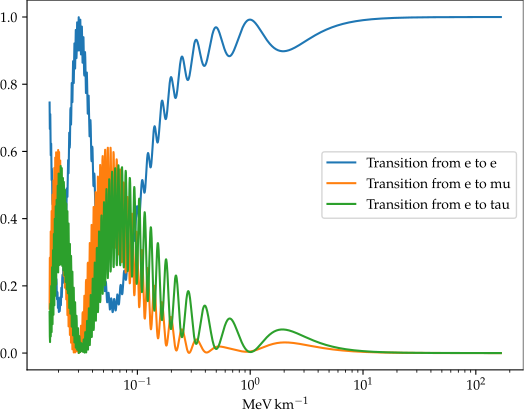

Recreate this plot in Python.
import numpy as np  # type: ignore
import nptyping as npt # type: ignore
from typing import Any, Optional, Tuple
import matplotlib.pyplot as plt # type: ignore
from astropy.constants import codata2018 as ac # type: ignore
import astropy.units as u # type: ignore
from astropy.visualization import quantity_support  # type: ignore

neutrino_names = ['e', 'mu', 'tau']

m_min = 0 * u.eV

def osc_probability(
    E_over_L: npt.NDArray[float],
    initial_flavour: int = 0,
    final_flavour: int = 1,
    ordering: str = 'normal',
    ):
    """
    Probability of oscillation

    Args:
        E_over_L (float): in eV**2
        initial_flavour (int): number between 0=e, 1=mu, 2=tau
        final_flavour (int): number between 0=e, 1=mu, 2=tau
        ordering (str): either normal or inverted
    """

    masses, mixing_matrix = prepare_oscillation_parameters(ordering)

    return abs(np.sum(
        np.conj(mixing_matrix[initial_flavour, :, np.newaxis]) *
        mixing_matrix[final_flavour, :, np.newaxis] *
        np.exp(- 1j * masses[:, np.newaxis]**2
               / E_over_L[np.newaxis, :]
               / 2),
        axis=0
    ))**2


def matrix(theta_12: float, theta_13: float, theta_23: float, delta_CP: float):

    c12 = np.cos(theta_12)
    c13 = np.cos(theta_13)
    c23 = np.cos(theta_23)

    s12 = np.sin(theta_12)
    s13 = np.sin(theta_13)
    s23 = np.sin(theta_23)

    return np.array([
        [
            c12*c13,
            s12*c13,
            s13*np.exp(-1j*delta_CP)
        ],
        [
            -s12*c23-c12*s23*s13*np.exp(1j*delta_CP),
            c12*c23 - s12*s13*s23*np.exp(1j * delta_CP),
            s23*c13
        ],
        [
            s12*s23 - c12*c23*s13*np.exp(1j*delta_CP),
            -c12*s23 - s12*c23*s13*np.exp(1j * delta_CP),
            c23*c13
        ]
    ])


@u.quantity_input
def osc_plot(
    E_over_L,
    # E_over_L: u.Quantity[u.MeV / u.km],
    op: np.ndarray, 
    initial: int, 
    final: int
    ):

    with quantity_support():

        plt.semilogx(
            E_over_L, op, label=f'Transition from {neutrino_names[initial]} to {neutrino_names[final]}')

@u.quantity_input
def flux_plot(
    L_over_E,
    # L_over_E: u.Quantity[u.km / u.MeV],
    op: np.ndarray, 
    flux: np.ndarray, 
    **kwargs):

    with quantity_support():
        plt.plot(L_over_E, op * flux, **kwargs)
        plt.plot(L_over_E, flux, ls=':')


def flux(E: np.ndarray):
    """ Parametrization from https://arxiv.org/abs/0807.3203, 
    where the energy is in MeV (?)
    """
    # E /= 1.2

    # energy and momentum of the emitted positron
    Ep = E - 1.29333236  # Energy minus neutron-proton mass difference
    pp = np.sqrt(Ep**2 - 0.51099895**2)  # proton energy minus positron mass

    return (
        .58 * np.exp(.87 - .16*E - .091*E**2) +
        .30 * np.exp(.896 - .239*E - .0981*E**2) +
        .07 * np.exp(.976 - .162*E - .079*E**2) +
        .05 * np.exp(.793 - .08*E - .1085*E**2)
    ) * Ep * pp * E**2


def prepare_oscillation_parameters(ordering: str = 'normal') -> Tuple[npt.NDArray[(3, ), float], npt.NDArray[(3, 3), np.complex128]]:

    # based on the values given in http://arxiv.org/abs/1507.05613

    if ordering == 'normal':
        theta_12 = np.arcsin(np.sqrt(.308))
        theta_13 =  np.arcsin(np.sqrt(.1)) / 2
        # theta_13 = np.arcsin(np.sqrt(.0234))
        theta_23 = np.arcsin(np.sqrt(.437))
        delta_m21_square = 7.54e-5 * u.eV**2
        delta_m31_square = 2.47e-3 * u.eV**2
        delta_CP = 1.39 * np.pi

        m1 = m_min
        m2 = np.sqrt(delta_m21_square + m1**2)
        m3 = np.sqrt(delta_m31_square + m1**2)

    elif ordering == 'inverted':
        theta_12 = np.arcsin(np.sqrt(.308))
        theta_13 = np.arcsin(np.sqrt(.0240))
        theta_23 = np.arcsin(np.sqrt(.455))
        delta_m21_square = 7.54e-5 * u.eV**2
        delta_m31_square = -2.42e-3 * u.eV**2
        delta_CP = 1.31 * np.pi

        m3 = m_min
        m1 = np.sqrt(m3**2 - delta_m31_square)
        m2 = np.sqrt(delta_m21_square + m1**2)

    else:
        raise NotImplementedError(f'Ordering {ordering} not found')

    U = matrix(theta_12, theta_13, theta_23, delta_CP)
    masses = np.array([m1.value, m2.value, m3.value])

    return masses, U


def oscillations():

    # parameters for Juno
    E_range = np.logspace(0, 4, num=2000) * u.MeV
    L = 60 * u.km

    E_over_L_range = (E_range / L * ac.c * ac.hbar).to(u.eV**2).value

    initial = 0
    rescaled_E_over_L = (E_over_L_range * u.eV**2 /
                         ac.hbar / ac.c).to(u.MeV / u.km)

    for final in range(3):
        op = osc_probability(E_over_L_range, initial, final)
        osc_plot(rescaled_E_over_L, op, initial, final)

    plt.legend()


def juno_flux():

    E = 1 * u.MeV
    L_range = np.linspace(5, 32, num=1000) * u.km

    E_over_L_range = (E / L_range * ac.c * ac.hbar).to(u.eV**2).value

    op_normal = osc_probability(E_over_L_range, 0, 0, ordering='normal')
    op_inverted = osc_probability(E_over_L_range, 0, 0, ordering='inverted')

    rescaled_E_over_L = (E_over_L_range * u.eV**2 /
                         ac.hbar / ac.c).to(u.MeV / u.km)

    f = flux((rescaled_E_over_L * 60 * u.km).to(u.MeV).value)

    # op = np.convolve(op, np.ones(25)/25, mode='same')

    flux_plot(1/rescaled_E_over_L, op_normal, f, label='normal')
    flux_plot(1/rescaled_E_over_L, op_inverted, f, label='inverted')
    plt.ylabel('Flux [arbitrary units]')
    plt.legend()

if __name__ == "__main__":

    from make_all_figures import plot_and_save
    plot_and_save(oscillations)
    plot_and_save(juno_flux)
